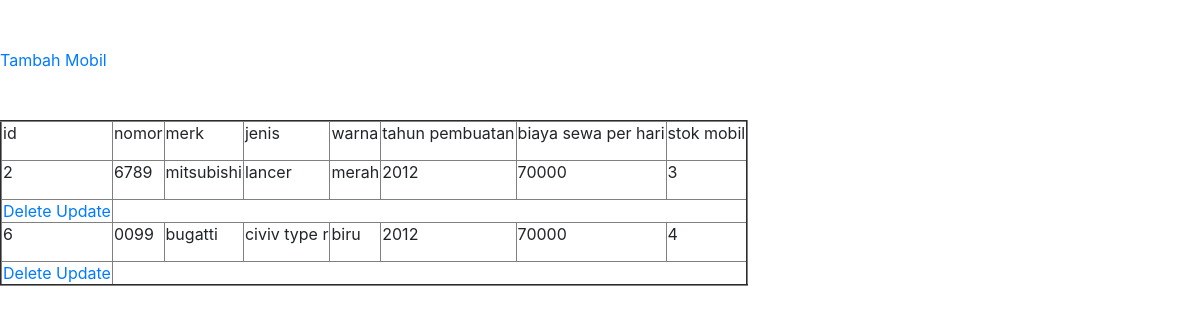
The page /readadmin.php on the database its author committed.
### tables this page shows
CREATE TABLE `rent_mobil` (
  `id_mobil` varchar(100) NOT NULL,
  `nomor_mobil` varchar(100) NOT NULL,
  `merk` varchar(200) NOT NULL,
  `jenis` varchar(200) NOT NULL,
  `warna` varchar(200) NOT NULL,
  `tahun_pembuatan` varchar(20) NOT NULL,
  `biaya_sewa_per_hari` double NOT NULL,
  `stok_mobil` int(11) NOT NULL
);

### readadmin.php (the view, shortened to what this page needs)
<?php
$servername = "localhost";
$username = "root";
$password = "";
$dbname = "ukl";
$conn = new mysqli($servername, $username, $password, $dbname);
echo"<br/><br/><a href='tambah_mobil.php'>Tambah Mobil</a><br/>";
$sql = "SELECT * FROM rent_mobil";
$result = $conn->query($sql);
if ($result->num_rows > 0) {
    ?>
    <!DOCTYPE html>
    <html>
    <head>
        <link rel="stylesheet" href="bootstrap.css">
    </head>
    <body>
    <table border = "2">
        <tr>
        <td>
        <p>id</p>
        </td>
        <td>
        <p>nomor</p>
        </td>
        <td>
        <p>merk</p>
        </td>
        <td>
        <p>jenis</p>
        </td>
        <td>
        <p>warna</p>
        </td>
        <td>
        <p>tahun pembuatan</p>
        </td>
        <td>
        <p>biaya sewa per hari</p>
        </td>
        <td>
        <p>stok mobil</p>
        </td>
        </tr>
    <?php
        while($row = $result->fetch_assoc()) {
             ?>
             <br>
             <tr>
             <td>
             <?php echo $row["id_mobil"];?>
             </p></td>
             <td>
             <?php echo $row["nomor_mobil"];?>
             </p></td>
             <td>
             <?php echo $row["merk"];?>
             </p></td>
             <td>
             <?php echo $row["jenis"];?>
             </p></td>
             <td>
             <?php echo $row["warna"];?>
             </p></td>
             <td>
             <?php echo $row["tahun_pembuatan"];?>
             </p></td>
             <td>
             <?php echo $row["biaya_sewa_per_hari"];?>
             </p></td>
             <td>
             <?php echo $row["stok_mobil"];?>
             </p></td></tr>
             <td>
             <a href='delete_mobil.php?ids=$row[id_mobil]'>Delete</a>
             <a href='edit_mobil.php?ids=$row[id_mobil]'>Update</a>
             </td>
             <?php
    }
    ?>
    </table>
    </body>
    </html>
    <?php
    } else {
        echo "0 results";
    }
    ?>

### rows shown on the page
rent_mobil: id_mobil "2", nomor_mobil "6789", merk "mitsubishi", jenis "lancer", warna "merah", tahun_pembuatan "2012", biaya_sewa_per_hari "70000", stok_mobil "3"
rent_mobil: id_mobil "6", nomor_mobil "0099", merk "bugatti", jenis "civiv type r", warna "biru", tahun_pembuatan "2012", biaya_sewa_per_hari "70000", stok_mobil "4"
